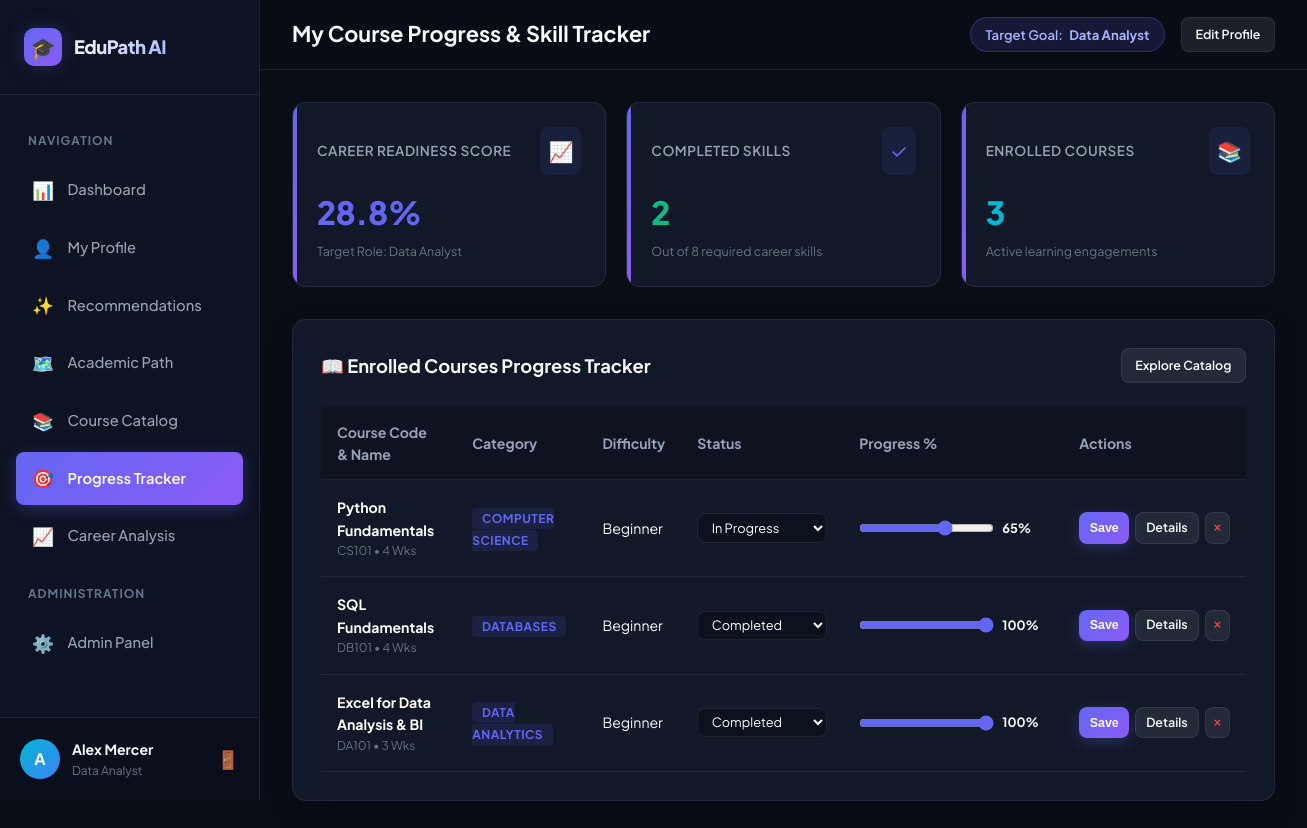
Screenshot of /progress (signed in) with the database file from the repository.
### tables this page shows
CREATE TABLE students (
    id INTEGER PRIMARY KEY AUTOINCREMENT,
    name TEXT NOT NULL,
    email TEXT NOT NULL UNIQUE,
    password_hash TEXT NOT NULL,
    degree TEXT DEFAULT 'B.Tech CSE',
    branch TEXT DEFAULT 'Computer Science & Engineering',
    semester INTEGER DEFAULT 5,
    cgpa REAL DEFAULT 8.0,
    target_career_id INTEGER,
    created_at TIMESTAMP DEFAULT CURRENT_TIMESTAMP,
    FOREIGN KEY (target_career_id) REFERENCES career_roles(id) ON DELETE SET NULL
);

CREATE TABLE career_roles (
    id INTEGER PRIMARY KEY AUTOINCREMENT,
    title TEXT NOT NULL UNIQUE,
    description TEXT,
    category TEXT NOT NULL
);

CREATE TABLE student_courses (
    student_id INTEGER NOT NULL,
    course_id INTEGER NOT NULL,
    status TEXT NOT NULL CHECK(status IN ('in_progress', 'completed', 'saved')),
    progress_pct INTEGER DEFAULT 0,
    updated_at TIMESTAMP DEFAULT CURRENT_TIMESTAMP,
    PRIMARY KEY (student_id, course_id),
    FOREIGN KEY (student_id) REFERENCES students(id) ON DELETE CASCADE,
    FOREIGN KEY (course_id) REFERENCES courses(id) ON DELETE CASCADE
);

CREATE TABLE courses (
    id INTEGER PRIMARY KEY AUTOINCREMENT,
    course_code TEXT NOT NULL UNIQUE,
    name TEXT NOT NULL,
    category TEXT NOT NULL,
    description TEXT NOT NULL,
    difficulty TEXT NOT NULL CHECK(difficulty IN ('Beginner', 'Intermediate', 'Advanced')),
    duration_weeks INTEGER NOT NULL,
    estimated_hours INTEGER NOT NULL
);

### app.py (the view)
@app.route("/progress")
@login_required
def progress():
    student_id = session["user_id"]
    conn = get_db()
    cursor = conn.cursor()
    cursor.execute("""
        SELECT sc.*, c.name, c.course_code, c.category, c.difficulty, c.duration_weeks, c.estimated_hours
        FROM student_courses sc
        JOIN courses c ON sc.course_id = c.id
        WHERE sc.student_id = ?
        ORDER BY sc.updated_at DESC
    """, (student_id,))
    enrolled_courses = [dict(r) for r in cursor.fetchall()]
    gap_data = calculate_skill_gap(student_id, conn)
    conn.close()
    return render_template("progress.html", enrolled_courses=enrolled_courses, gap_data=gap_data)

### app.py (called while the page is built)
def get_db():
    ensure_db_initialized()
    conn = sqlite3.connect(DB_PATH)
    conn.row_factory = sqlite3.Row
    conn.execute("PRAGMA foreign_keys = ON;")
    return conn

@app.context_processor
def inject_user():
    if "user_id" in session:
        conn = get_db()
        cursor = conn.cursor()
        cursor.execute("""
            SELECT s.*, cr.title as target_career_title
            FROM students s
            LEFT JOIN career_roles cr ON s.target_career_id = cr.id
            WHERE s.id = ?
        """, (session["user_id"],))
        user = cursor.fetchone()
        conn.close()
        return {"current_user": dict(user) if user else None, "is_admin": session.get("is_admin", False)}
    return {"current_user": None, "is_admin": session.get("is_admin", False)}

def login_required(f):
    from functools import wraps
    @wraps(f)
    def decorated_function(*args, **kwargs):
        if "user_id" not in session:
            flash("Please sign in to access EduPath AI features.", "warning")
            return redirect(url_for("login"))
        return f(*args, **kwargs)
    return decorated_function

### templates/progress.html (shortened to what this page needs)
{% extends "base.html" %}
{% block page_title %}My Course Progress & Skill Tracker{% endblock %}
{% block content %}
<div class="metrics-grid">
    <div class="metric-card">
        <div class="metric-header">
            <span class="metric-title">Career Readiness Score</span>
            <span class="metric-icon">📈</span>
        </div>
        <div class="metric-value" style="color: #6366f1;">{{ gap_data.career_readiness_pct }}%</div>
        <div class="metric-sub">Target Role: {{ gap_data.target_career_title }}</div>
    </div>
    <div class="metric-card">
        <div class="metric-header">
            <span class="metric-title">Completed Skills</span>
            <span class="metric-icon">✓</span>
        </div>
        <div class="metric-value" style="color: #10b981;">{{ gap_data.completed_count }}</div>
        <div class="metric-sub">Out of {{ gap_data.total_required_count }} required career skills</div>
    </div>
    <div class="metric-card">
        <div class="metric-header">
            <span class="metric-title">Enrolled Courses</span>
            <span class="metric-icon">📚</span>
        </div>
        <div class="metric-value" style="color: #06b6d4;">{{ enrolled_courses|length }}</div>
        <div class="metric-sub">Active learning engagements</div>
    </div>
</div>
<div class="card">
    <div class="card-header">
        <h3 class="card-title">📖 Enrolled Courses Progress Tracker</h3>
        <a href="{{ url_for('courses') }}" class="btn btn-secondary btn-sm">Explore Catalog</a>
    </div>
    {% if enrolled_courses %}
    <div class="table-responsive">
        <table class="custom-table">
            <thead>
                <tr>
                    <th>Course Code & Name</th>
                    <th>Category</th>
                    <th>Difficulty</th>
                    <th>Status</th>
                    <th style="min-width: 220px;">Progress %</th>
                    <th>Actions</th>
                </tr>
            </thead>
            <tbody>
                {% for ec in enrolled_courses %}
                <tr>
                    <td>
                        <strong style="color: #fff;">{{ ec.name }}</strong>
                        <span style="font-size: 0.75rem; color: var(--text-dim); display: block;">{{ ec.course_code }} • {{ ec.duration_weeks }} Wks</span>
                    </td>
                    <td><span class="course-category">{{ ec.category }}</span></td>
                    <td>{{ ec.difficulty }}</td>
                    <td>
                        <select id="status-{{ ec.course_id }}" class="form-select" style="padding: 0.3rem 0.6rem; font-size: 0.8rem; width: 130px;">
                            <option value="in_progress" {% if ec.status == 'in_progress' %}selected{% endif %}>In Progress</option>
                            <option value="completed" {% if ec.status == 'completed' %}selected{% endif %}>Completed</option>
                        </select>
                    </td>
                    <td>
                        <div style="display: flex; align-items: center; gap: 0.5rem;">
                            <input type="range" id="slider-{{ ec.course_id }}" min="0" max="100" value="{{ ec.progress_pct }}"
                                   oninput="document.getElementById('label-{{ ec.course_id }}').textContent = this.value + '%'"
                                   style="flex: 1; accent-color: var(--primary);">
                            <span id="label-{{ ec.course_id }}" style="font-size: 0.8rem; font-weight: 700; width: 45px;">{{ ec.progress_pct }}%</span>
                        </div>
                    </td>
                    <td>
                        <div style="display: flex; gap: 0.35rem;">
                            <button onclick="saveRowProgress({{ ec.course_id }})" class="btn btn-primary btn-sm" style="padding: 0.3rem 0.65rem;">Save</button>
                            <a href="{{ url_for('course_details', course_id=ec.course_id) }}" class="btn btn-secondary btn-sm" style="padding: 0.3rem 0.65rem;">Details</a>
                            <button onclick="updateCourseStatus({{ ec.course_id }}, 'remove')" class="btn btn-secondary btn-sm" style="color: #ef4444; padding: 0.3rem 0.5rem;" title="Remove course">&times;</button>
                        </div>
                    </td>
                </tr>
                {% endfor %}
            </tbody>
        </table>
    </div>
    {% endif %}
</div>
{% endblock %}

### templates/base.html (shortened to what this page needs)
<!DOCTYPE html>
<html lang="en">
<head>
    <link rel="stylesheet" href="{{ url_for('static', filename='css/style.css') }}">
</head>
<body>
    <div class="app-container">
        <aside class="sidebar">
            <div class="sidebar-header">
                <div class="brand-icon">🎓</div>
                <div class="brand-title">EduPath AI</div>
            </div>
            <nav class="nav-menu">
                <div class="nav-section-title">Navigation</div>
                <a href="{{ url_for('dashboard') }}" class="nav-item {% if request.endpoint == 'dashboard' %}active{% endif %}">
                    <span class="nav-icon">📊</span>
                    <span>Dashboard</span>
                </a>
                <a href="{{ url_for('profile') }}" class="nav-item {% if request.endpoint == 'profile' %}active{% endif %}">
                    <span class="nav-icon">👤</span>
                    <span>My Profile</span>
                </a>
                <a href="{{ url_for('recommendations') }}" class="nav-item {% if request.endpoint == 'recommendations' %}active{% endif %}">
                    <span class="nav-icon">✨</span>
                    <span>Recommendations</span>
                </a>
                <a href="{{ url_for('academic_path') }}" class="nav-item {% if request.endpoint == 'academic_path' %}active{% endif %}">
                    <span class="nav-icon">🗺️</span>
                    <span>Academic Path</span>
                </a>
                <a href="{{ url_for('courses') }}" class="nav-item {% if request.endpoint == 'courses' %}active{% endif %}">
                    <span class="nav-icon">📚</span>
                    <span>Course Catalog</span>
                </a>
                <a href="{{ url_for('progress') }}" class="nav-item {% if request.endpoint == 'progress' %}active{% endif %}">
                    <span class="nav-icon">🎯</span>
                    <span>Progress Tracker</span>
                </a>
                <a href="{{ url_for('career_analysis') }}" class="nav-item {% if request.endpoint == 'career_analysis' %}active{% endif %}">
                    <span class="nav-icon">📈</span>
                    <span>Career Analysis</span>
                </a>
                <div class="nav-section-title">Administration</div>
                <a href="{{ url_for('admin_dashboard') }}" class="nav-item {% if request.endpoint == 'admin_dashboard' %}active{% endif %}">
                    <span class="nav-icon">⚙️</span>
                    <span>Admin Panel</span>
                </a>
            </nav>
            {% if current_user %}
            <div class="sidebar-user">
                <div class="user-avatar">{{ current_user.name[0] }}</div>
                <div class="user-info">
                    <div class="user-name">{{ current_user.name }}</div>
                    <div class="user-career">{{ current_user.target_career_title or 'Student' }}</div>
                </div>
                <a href="{{ url_for('logout') }}" title="Sign Out" style="color: var(--text-dim); font-size: 1.1rem;">🚪</a>
            </div>
            {% endif %}
        </aside>
        <main class="main-content">
            <header class="topbar">
                <h1 class="page-title">{% block page_title %}Dashboard{% endblock %}</h1>
                <div class="topbar-actions">
                    {% if current_user and current_user.target_career_title %}
                    <div class="career-pill">
                        <span>Target Goal:</span>
                        <strong>{{ current_user.target_career_title }}</strong>
                    </div>
                    {% endif %}
                    <a href="{{ url_for('profile') }}" class="btn btn-secondary btn-sm">Edit Profile</a>
                </div>
            </header>
            <div class="page-container">
                {% block content %}{% endblock %}
            </div>
        </main>
    </div>
</body>
</html>

### rows the page displays
students: name "A", name "Alex Mercer"
career_roles: title "Data Analyst", target_career_title "Data Analyst"
student_courses: name "Python Fundamentals", course_code "CS101", duration_weeks "4", category "COMPUTER SCIENCE", difficulty "Beginner", status+course "In Progress", progress_pct "65"
student_courses: name "SQL Fundamentals", course_code "DB101", duration_weeks "4", category "DATABASES", difficulty "Beginner", status+course "Completed", progress_pct "100"
student_courses: name "Excel for Data Analysis & BI", course_code "DA101", duration_weeks "3", category "DATA ANALYTICS", difficulty "Beginner", status+course "Completed", progress_pct "100"

### other values shown
{{ gap_data.career_readiness_pct }} "28.8"
{{ gap_data.completed_count }} "2"
{{ gap_data.total_required_count }} "8"
{{ enrolled_courses|length }} "3"
